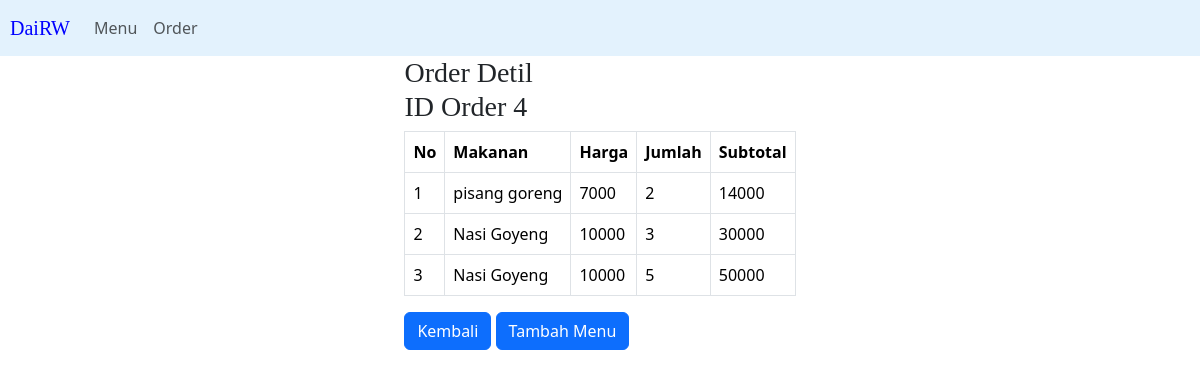
The page /orderDetil.php?idorder=4 on the database its author committed.
### tables this page shows
CREATE TABLE `order_detil` (
  `id` int(11) NOT NULL,
  `id_order` int(11) NOT NULL,
  `id_menu` int(11) NOT NULL,
  `jumlah` int(11) NOT NULL,
  `harga` decimal(20,0) NOT NULL,
  `subtotal` decimal(20,0) NOT NULL
);

CREATE TABLE `menu` (
  `id_makanan` int(30) NOT NULL,
  `nama_makanan` varchar(30) NOT NULL,
  `harga` int(10) NOT NULL
);

### orderDetil.php (the view, shortened to what this page needs)
<?php
include "koneksi.inc";
if(isset($_GET['idorder'])){
	$idorder = $_GET['idorder'];
	$raw_sql = mysqli_query($koneksi, "SELECT menu.nama_makanan, menu.harga, order_detil.jumlah, order_detil.subtotal FROM menu INNER JOIN order_detil ON (order_detil.id_menu = menu.id_makanan) WHERE order_detil.id_order = $idorder");
} else{
	$idorder = "Invalid";
}
$ind = 1;
?>
<!DOCTYPE html>
<html lang="en">
<head>
	<link href="https://cdn.jsdelivr.net/npm/bootstrap@5.3.2/dist/css/bootstrap.min.css" rel="stylesheet">
</head>
<body>
	<nav class="navbar navbar-expand-lg navbar-light" style="background-color: #e3f2fd;">
		<a class="navbar-brand" href="index.php" style="margin-left: 10px; font-family: cursive; color: blue;">DaiRW</a>
  		<div class="collapse navbar-collapse" id="navbarNavAltMarkup">
    		<div class="navbar-nav">
		      <a class="nav-item nav-link" href="menu.php">Menu</a>
		      <a class="nav-item nav-link" href="order.php">Order</a>
    		</div>
		</div>
	</nav>
	<div class="container">
		<div class="row justify-content-center">
			<div class="col-md-auto">
				<h3 style="font-family: Cursive;">Order Detil<br>
					ID Order <?= $idorder ?>
				</h3>
				<table class="table table-bordered">
				    <tr>
				        <th>No</th>
				        <th>Makanan</th>
				        <th>Harga</th>
				        <th>Jumlah</th>
				        <th>Subtotal</th>
				    </tr>
				    <?php while($row = mysqli_fetch_assoc($raw_sql)): ?>
				    	<tr>
				    		<td><?= $ind ?></td>
				    		<td><?= $row['nama_makanan'] ?></td>
				    		<td><?= $row['harga'] ?></td>
				    		<td><?= $row['jumlah'] ?></td>
				    		<td><?= $row['subtotal'] ?></td>
				    	</tr>
				    <?php $ind++; endwhile; ?>
				</table>
				<a class="btn btn-primary" href="order.php">Kembali</a>
				<a class="btn btn-primary" href="insertOrderDetil.php?idorder=<?= $idorder ?>">Tambah Menu</a>
			</div>
		</div>
	</div>
</body>
</html>

### rows shown on the page
order_detil: id_menu.nama_makanan "pisang goreng", id_menu.harga "7000", jumlah "2", subtotal "14000"
order_detil: id_menu.nama_makanan "Nasi Goyeng", id_menu.harga "10000", jumlah "3", subtotal "30000"
order_detil: id_menu.nama_makanan "Nasi Goyeng", id_menu.harga "10000", jumlah "5", subtotal "50000"

### other values the page prints
$idorder "4"
